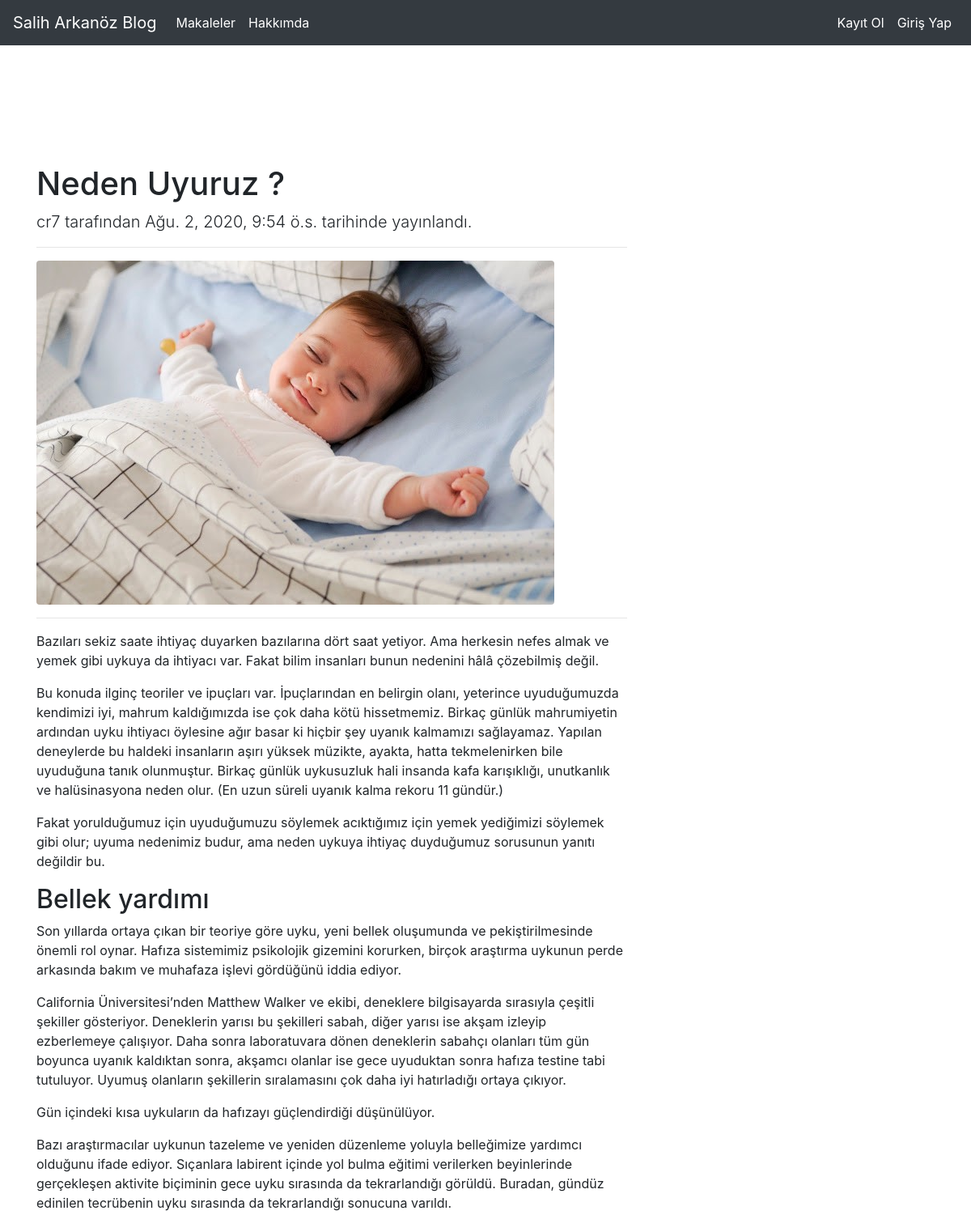
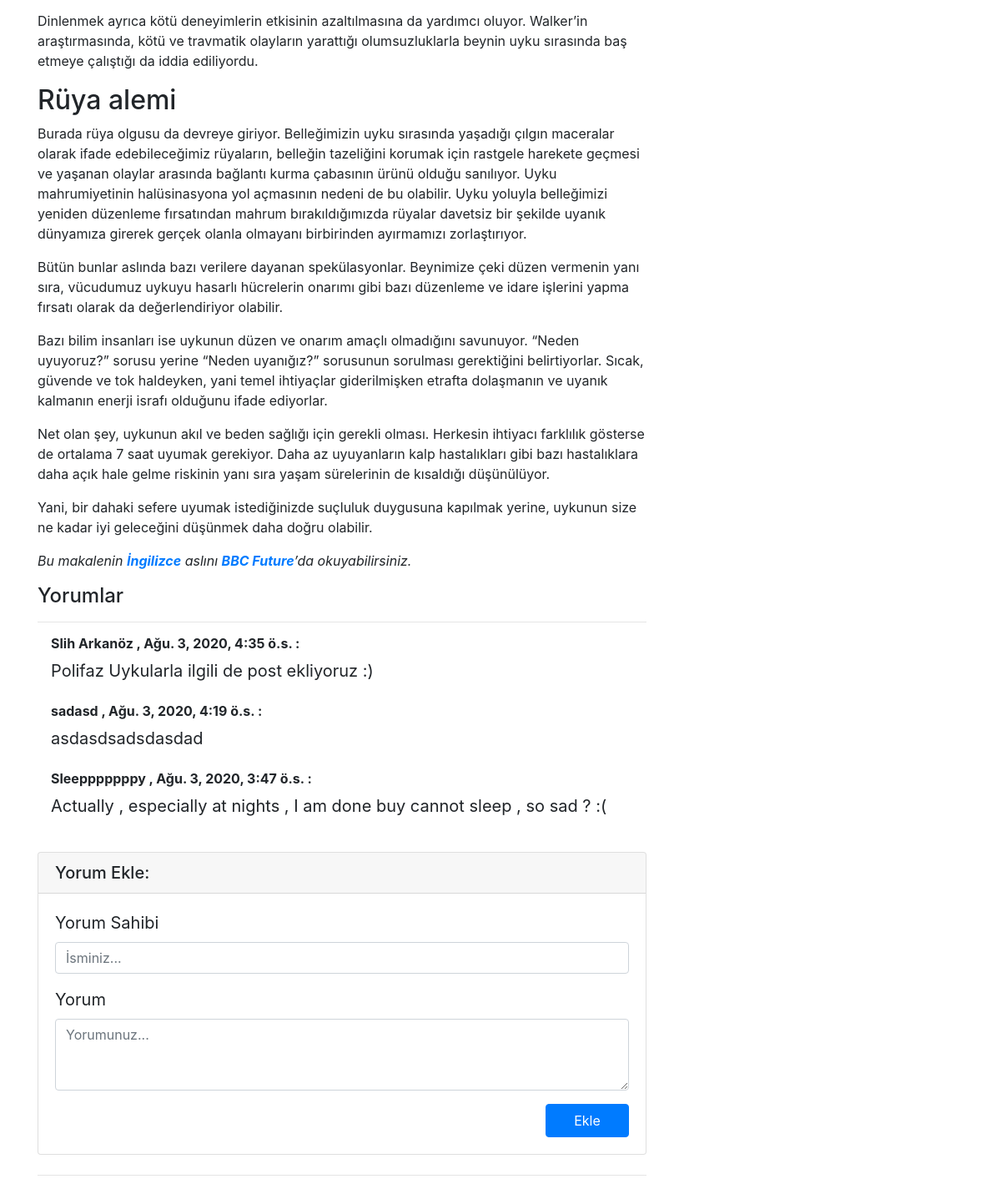
/articles/article/10/, run on the app's committed database (2 pictures, top to bottom).
### article/models.py (models this page shows, shortened)
class Article(models.Model):
    author  = models.ForeignKey("auth.User",on_delete= models.CASCADE,verbose_name="YAZAR")
    title = models.CharField(max_length=50,verbose_name="BAŞLIK")
    content = RichTextField(verbose_name="İÇERİK")
    created_date = models.DateTimeField(auto_now_add= True,verbose_name="OLUŞTURMA TARİHİ")
    article_image = models.FileField(blank=True,null=True,verbose_name="Görsel Ekleyin")
    class Meta:
        ordering = ["-created_date"]

class Comment(models.Model):
    article         = models.ForeignKey(Article,on_delete=models.CASCADE,verbose_name="Makale",related_name="comments")
    comment_author  = models.CharField(max_length=60,verbose_name="Yorum Sahibi")
    comment_content = RichTextField(verbose_name="Yorum")
    comment_date    = models.DateTimeField(auto_now_add=True)
    class Meta:
        ordering = ["-comment_date"]

### article/views.py (the view)
# urls.py: path('article/<int:id>/',views.detail,name ="detail" ),
def detail(request,id):
    article = Article.objects.filter(id = id).first()
    article = get_object_or_404(Article,id=id)
    comments= article.comments.all()
    context = {"article":article,"comments":comments}
    return render(request,"detail.html",context)

### templates/detail.html (shortened to what this page needs)
{% extends "layout.html" %}
{% block body %}
<div class="row">
      <div class="col-lg-8">
        <h1 class="mt-4">{{article.title}}</h1>
        <p class="lead">
          {{article.author}} tarafından {{article.created_date}} tarihinde yayınlandı.
        </p>
        <hr>
        {% if article.article_image %}
        <img class="img-fluid rounded" src="{{article.article_image.url}}" alt="">
        {% endif %}
        <hr>
        <p class="lead">{{article.content|safe}} </p>
        <blockquote class="blockquote">
            {% if comments %}
                  <h4>Yorumlar</h4>
                  <hr>
                      {% for comment in comments  %}
                          <div class="media mb-4">
                                    <div class="media-body">
                                      <h6 class="mt-0" style="font-weight:bold;">{{comment.comment_author}} , {{comment.comment_date}} :</h6>
                                      {{comment.comment_content|safe}}
                                    </div>
                          </div>
                      {% endfor %}
            {% else %}
              <hr>
              <div class = "alert alert-danger">Henüz hiç yorum yok, İlk yorum yapan hemen siz olun! </div>
            {% endif %}
          <div class="card my-4">
            <h5 class="card-header">Yorum Ekle:</h5>
            <div class="card-body">
              <form method = "post" action = "{% url 'article:comment' article.id%}">
                    <div class="form-group">
                        <label for="name">Yorum Sahibi</label>
                        <input name ="comment_author" type="text" class="form-control" id="exampleInputEmail1"  placeholder="İsminiz...">
                    </div>
                    <label for="comment">Yorum </label>
                <div class="form-group">
                  <textarea name ="comment_content" class="form-control" rows="3" placeholder="Yorumunuz..."></textarea>
                </div>
                <button style="float:right ; width: 100px; height: 40px;" type="submit" class="btn btn-primary">Ekle</button>
              </form>
            </div>
          </div>
        <hr>
      </div>
    </div>
{% endblock body %}

### data on the page
Article: title "Neden Uyuruz ?", author "cr7", created_date "Ağu. 2, 2020, 9:54 ö.s.", article_image (picture), content "Bazıları sekiz saate ihtiyaç duyarken bazılarına dört saat yetiyor. Ama herkesin nefes almak ve yemek gibi uykuya da ihtiyacı var. Fakat bilim insanları bunun nedenini hâlâ çözebilmiş değil. Bu konuda ilginç teoriler ve ipuçları var. İpuçlarından en belirgin olanı, yeterince uyuduğumuzda kendimizi iyi, mahrum kaldığımızda ise çok daha kötü hissetmemiz. Birkaç günlük mahrumiyetin ardından uyku ihtiyacı öylesine ağır basar ki hiçbir şey uyanık kalmamızı sağlayamaz. Yapılan deneylerde bu haldeki insanların aşırı yüksek müzikte, ayakta, hatta tekmelenirken bile uyuduğuna tanık olunmuştur. Birkaç günlük uykusuzluk hali insanda kafa karışıklığı, unutkanlık ve halüsinasyona neden olur. (En uzun…"
Comment: comment_author "Slih Arkanöz", comment_date "Ağu. 3, 2020, 4:35 ö.s.", comment_content "Polifaz Uykularla ilgili de post ekliyoruz :)"
Comment: comment_author "sadasd", comment_date "Ağu. 3, 2020, 4:19 ö.s.", comment_content "asdasdsadsdasdad"
Comment: comment_author "Sleepppppppy", comment_date "Ağu. 3, 2020, 3:47 ö.s.", comment_content "Actually , especially at nights , I am done buy cannot sleep , so sad ? :("
